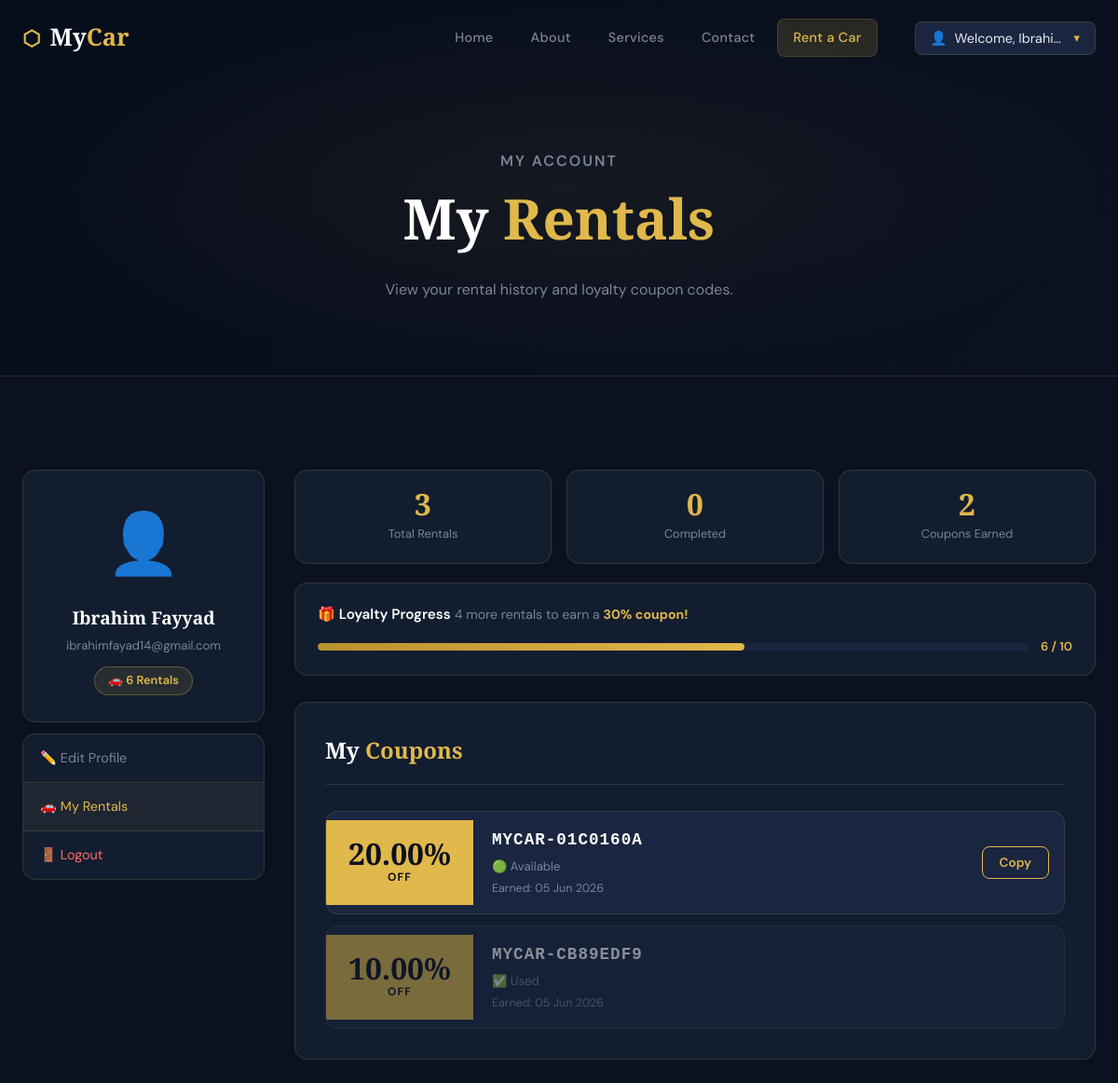
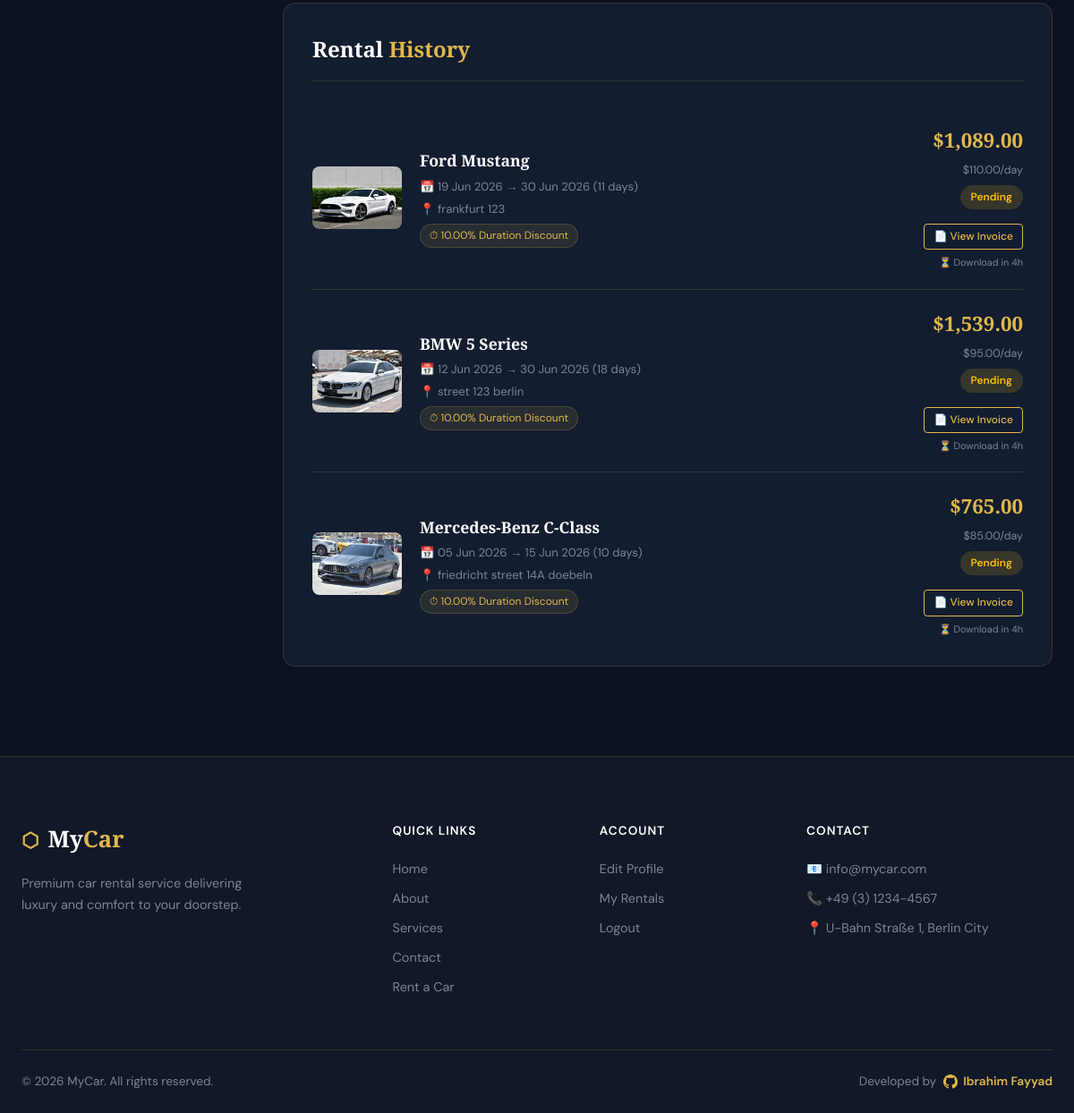
The page /old_rent.php (signed in) on the database its author committed (2 pictures, top to bottom).
### tables this page shows
CREATE TABLE IF NOT EXISTS `users` (
  `id` int NOT NULL AUTO_INCREMENT,
  `full_name` varchar(100) NOT NULL,
  `email` varchar(150) NOT NULL,
  `password` varchar(255) NOT NULL,
  `phone` varchar(20) DEFAULT NULL,
  `address` text,
  `avatar` varchar(255) DEFAULT 'default.png',
  `total_rents` int DEFAULT '0',
  `created_at` timestamp NULL DEFAULT CURRENT_TIMESTAMP,
  PRIMARY KEY (`id`),
  UNIQUE KEY `email` (`email`)
);

CREATE TABLE IF NOT EXISTS `coupons` (
  `id` int NOT NULL AUTO_INCREMENT,
  `user_id` int NOT NULL,
  `code` varchar(50) NOT NULL,
  `discount_pct` decimal(5,2) NOT NULL,
  `is_used` tinyint(1) DEFAULT '0',
  `created_at` timestamp NULL DEFAULT CURRENT_TIMESTAMP,
  PRIMARY KEY (`id`),
  UNIQUE KEY `code` (`code`),
  KEY `user_id` (`user_id`)
);

CREATE TABLE IF NOT EXISTS `rentals` (
  `id` int NOT NULL AUTO_INCREMENT,
  `user_id` int NOT NULL,
  `car_id` int NOT NULL,
  `start_date` date NOT NULL,
  `end_date` date NOT NULL,
  `total_days` int NOT NULL,
  `price_per_day` decimal(10,2) NOT NULL,
  `duration_discount` decimal(5,2) DEFAULT '0.00',
  `coupon_discount` decimal(5,2) DEFAULT '0.00',
  `coupon_code` varchar(50) DEFAULT NULL,
  `total_price` decimal(10,2) NOT NULL,
  `delivery_address` text,
  `status` enum('pending','active','completed','cancelled') DEFAULT 'pending',
  `created_at` timestamp NULL DEFAULT CURRENT_TIMESTAMP,
  PRIMARY KEY (`id`),
  KEY `user_id` (`user_id`),
  KEY `car_id` (`car_id`)
);

CREATE TABLE IF NOT EXISTS `cars` (
  `id` int NOT NULL AUTO_INCREMENT,
  `brand` varchar(100) NOT NULL,
  `model` varchar(100) NOT NULL,
  `year` year NOT NULL,
  `photo` varchar(255) DEFAULT 'car_default.jpg',
  `price_per_day` decimal(10,2) NOT NULL,
  `seats` int DEFAULT '5',
  `fuel_type` varchar(50) DEFAULT 'Petrol',
  `transmission` varchar(50) DEFAULT 'Automatic',
  `description` text,
  `is_available` tinyint(1) DEFAULT '1',
  `created_at` timestamp NULL DEFAULT CURRENT_TIMESTAMP,
  PRIMARY KEY (`id`)
);

### config.php (called while the page is built, shortened)
<?php
function isLoggedIn() {
    return isset($_SESSION['user_id']);
}
function currentUserId() {
    return $_SESSION['user_id'] ?? null;
}
?>

### old_rent.php (the view, shortened to what this page needs)
<?php
require_once 'config.php';
$userId = currentUserId();
$rentals = mysqli_query($conn,
    "SELECT r.*, c.brand, c.model, c.photo, c.year
     FROM rentals r
     JOIN cars c ON r.car_id = c.id
     WHERE r.user_id = $userId
     ORDER BY r.created_at DESC"
);
$coupons = mysqli_query($conn,
    "SELECT * FROM coupons WHERE user_id = $userId ORDER BY created_at DESC"
);
$totalRentals    = mysqli_num_rows($rentals);
$completedResult = mysqli_query($conn, "SELECT COUNT(*) as cnt FROM rentals WHERE user_id=$userId AND status='completed'");
$completedCount  = mysqli_fetch_assoc($completedResult)['cnt'];
$userResult = mysqli_query($conn, "SELECT total_rents FROM users WHERE id=$userId");
$totalRents = mysqli_fetch_assoc($userResult)['total_rents'];
$nextMilestone = 0;
$nextDiscount  = 0;
if ($totalRents < 3)      { $nextMilestone = 3;  $nextDiscount = 10; }
elseif ($totalRents < 5)  { $nextMilestone = 5;  $nextDiscount = 20; }
elseif ($totalRents < 10) { $nextMilestone = 10; $nextDiscount = 30; }
$activePage = '';
include 'header.php';
?>
<section class="page-hero">
  <div class="container">
    <div class="page-hero-content">
      <p class="section-tag">My Account</p>
      <h1>My <span class="gold-text">Rentals</span></h1>
      <p>View your rental history and loyalty coupon codes.</p>
    </div>
  </div>
</section>
<section class="section">
  <div class="container">
    <div class="profile-grid">
      <div class="profile-sidebar">
        <div class="profile-avatar-box">
          <div class="profile-avatar">👤</div>
          <h3><?= htmlspecialchars($_SESSION['user_name']) ?></h3>
          <p><?= htmlspecialchars($_SESSION['user_email']) ?></p>
          <span class="profile-badge">🚗 <?= $totalRents ?> Rental<?= $totalRents != 1 ? 's' : '' ?></span>
        </div>
        <div class="profile-nav">
          <a href="edit_profile.php" class="profile-nav-item">✏️ Edit Profile</a>
          <a href="old_rent.php"     class="profile-nav-item active">🚗 My Rentals</a>
          <a href="logout.php"       class="profile-nav-item danger">🚪 Logout</a>
        </div>
      </div>
      <div class="profile-content">
        <div class="rent-stats">
          <div class="rent-stat-card">
            <span class="rent-stat-num"><?= $totalRentals ?></span>
            <span class="rent-stat-label">Total Rentals</span>
          </div>
          <div class="rent-stat-card">
            <span class="rent-stat-num"><?= $completedCount ?></span>
            <span class="rent-stat-label">Completed</span>
          </div>
          <div class="rent-stat-card">
            <span class="rent-stat-num"><?= mysqli_num_rows($coupons) ?></span>
            <span class="rent-stat-label">Coupons Earned</span>
          </div>
        </div>
        <?php if ($nextMilestone > 0): ?>
        <div class="loyalty-box">
          <div class="loyalty-info">
            <span class="loyalty-title">🎁 Loyalty Progress</span>
            <span class="loyalty-sub">
              <?= $nextMilestone - $totalRents ?> more rental<?= ($nextMilestone - $totalRents) != 1 ? 's' : '' ?>
              to earn a <strong class="gold-text"><?= $nextDiscount ?>% coupon!</strong>
            </span>
          </div>
          <div class="loyalty-bar-wrap">
            <div class="loyalty-bar">
              <div class="loyalty-fill" style="width: <?= round(($totalRents / $nextMilestone) * 100) ?>%"></div>
            </div>
            <span class="loyalty-count"><?= $totalRents ?> / <?= $nextMilestone ?></span>
          </div>
        </div>
        <?php else: ?>
        <div class="loyalty-box">
          <span class="loyalty-title">🏆 Maximum loyalty level reached! Enjoy your 30% coupons.</span>
        </div>
        <?php endif; ?>
        <?php
        mysqli_data_seek($coupons, 0);
        $couponCount = mysqli_num_rows($coupons);
        ?>
        <?php if ($couponCount > 0): ?>
        <div class="profile-card" style="margin-top: 28px;">
          <h2 class="profile-card-title">My <span class="gold-text">Coupons</span></h2>
          <div class="coupons-grid">
            <?php while ($coupon = mysqli_fetch_assoc($coupons)): ?>
            <div class="coupon-card <?= $coupon['is_used'] ? 'used' : '' ?>">
              <div class="coupon-left">
                <span class="coupon-pct"><?= $coupon['discount_pct'] ?>%</span>
                <span class="coupon-off">OFF</span>
              </div>
              <div class="coupon-right">
                <span class="coupon-code"><?= htmlspecialchars($coupon['code']) ?></span>
                <span class="coupon-status"><?= $coupon['is_used'] ? '✅ Used' : '🟢 Available' ?></span>
                <span class="coupon-date">Earned: <?= date('d M Y', strtotime($coupon['created_at'])) ?></span>
              </div>
              <?php if (!$coupon['is_used']): ?>
              <button class="copy-btn" onclick="copyCode('<?= htmlspecialchars($coupon['code']) ?>', this)">Copy</button>
              <?php endif; ?>
            </div>
            <?php endwhile; ?>
          </div>
        </div>
        <?php endif; ?>
        <div class="profile-card" style="margin-top: 28px;">
          <h2 class="profile-card-title">Rental <span class="gold-text">History</span></h2>
          <?php if ($totalRentals > 0):
            mysqli_data_seek($rentals, 0);
            while ($rent = mysqli_fetch_assoc($rentals)):
              $statusClass = [
                'pending'   => 'status-pending',
                'active'    => 'status-active',
                'completed' => 'status-completed',
                'cancelled' => 'status-cancelled',
              ][$rent['status']] ?? '';
          ?>
          <div class="rent-history-card">
            <div class="rent-car-img">
              <img src="images/<?= $rent['car_id'] ?>.jpg"
                   alt="<?= htmlspecialchars($rent['brand'] . ' ' . $rent['model']) ?>"
                   onerror="this.src='images/default.jpg'">
            </div>
            <div class="rent-car-info">
              <h3><?= htmlspecialchars($rent['brand'] . ' ' . $rent['model']) ?></h3>
              <p class="rent-dates">
                📅 <?= date('d M Y', strtotime($rent['start_date'])) ?>
                → <?= date('d M Y', strtotime($rent['end_date'])) ?>
                (<?= $rent['total_days'] ?> days)
              </p>
              <?php if ($rent['delivery_address']): ?>
              <p class="rent-address">📍 <?= htmlspecialchars($rent['delivery_address']) ?></p>
              <?php endif; ?>
              <div class="rent-discounts">
                <?php if ($rent['duration_discount'] > 0): ?>
                  <span class="disc-tag">⏱ <?= $rent['duration_discount'] ?>% Duration Discount</span>
                <?php endif; ?>
              </div>
            </div>
            <div class="rent-car-price">
              <span class="rent-total">$<?= number_format($rent['total_price'], 2) ?></span>
              <span class="rent-per-day">$<?= number_format($rent['price_per_day'], 2) ?>/day</span>
              <span class="rent-status <?= $statusClass ?>"><?= ucfirst($rent['status']) ?></span>
              <div class="invoice-links" style="margin-top: 10px; display: flex; flex-direction: column; gap: 6px; align-items: flex-end;">
                <a href="invoice.php?id=<?= $rent['id'] ?>" class="btn-invoice view" target="_blank">📄 View Invoice</a>
                <?php
                $createdTime = strtotime($rent['created_at']);
                $timeDiff = time() - $createdTime;
                $canDownload = ($timeDiff >= 86400);
                if ($canDownload):
                ?>
                  <a href="invoice.php?id=<?= $rent['id'] ?>&download=1" class="btn-invoice download">📥 Download</a>
                <?php else:
                  $timeLeft = 86400 - $timeDiff;
                  $hoursLeft = ceil($timeLeft / 3600);
                ?>
                  <span style="font-size:0.68rem; color:var(--muted); text-align:right;" title="Available to download 24 hours after booking">⏳ Download in <?= $hoursLeft ?>h</span>
                <?php endif; ?>
              </div>
            </div>
          </div>
          <?php endwhile; ?>
          <?php endif; ?>
        </div>
      </div>
    </div>
  </div>
</section>
<?php include 'footer.php'; ?>

### header.php (shortened to what this page needs)
<!DOCTYPE html>
<html lang="en">
<head>
  <link rel="stylesheet" href="style.css">
</head>
<body>
<header class="header" id="header">
  <div class="header-inner">
    <a href="index.php" class="logo">
      <span class="logo-icon">⬡</span>
      <span class="logo-text">My<span class="gold">Car</span></span>
    </a>
    <nav class="nav" id="nav">
      <a href="index.php?page=home"     class="nav-link <?= (!isset($activePage) || $activePage == 'home')     ? 'active' : '' ?>">Home</a>
      <a href="index.php?page=about"    class="nav-link <?= (isset($activePage) && $activePage == 'about')    ? 'active' : '' ?>">About</a>
      <a href="index.php?page=services" class="nav-link <?= (isset($activePage) && $activePage == 'services') ? 'active' : '' ?>">Services</a>
      <a href="index.php?page=contact"  class="nav-link <?= (isset($activePage) && $activePage == 'contact')  ? 'active' : '' ?>">Contact</a>
      <a href="rent.php"                class="nav-link nav-rent">Rent a Car</a>
    </nav>
    <div class="auth-area">
      <?php if (isLoggedIn()): ?>
        <div class="user-menu">
          <button class="user-btn" id="userBtn">
            <span class="user-avatar">👤</span>
            <span class="user-name">Welcome, <?= htmlspecialchars($_SESSION['user_name']) ?></span>
            <span class="chevron">▾</span>
          </button>
        </div>
      <?php else: ?>
        <a href="signin.php" class="btn-signin">Sign In</a>
      <?php endif; ?>
    </div>
  </div>
</header>

### footer.php (shortened to what this page needs)
<footer class="footer">
  <div class="container">
    <div class="footer-grid">
      <div class="footer-brand">
        <a href="index.php" class="logo">
          <span class="logo-icon">⬡</span>
          <span class="logo-text">My<span class="gold">Car</span></span>
        </a>
        <p>Premium car rental service delivering luxury and comfort to your doorstep.</p>
      </div>
      <div class="footer-links">
        <h4>Quick Links</h4>
        <a href="index.php?page=home">Home</a>
        <a href="index.php?page=about">About</a>
        <a href="index.php?page=services">Services</a>
        <a href="index.php?page=contact">Contact</a>
        <a href="rent.php">Rent a Car</a>
      </div>
      <div class="footer-links">
        <h4>Account</h4>
        <?php if (isLoggedIn()): ?>
          <a href="edit_profile.php">Edit Profile</a>
          <a href="old_rent.php">My Rentals</a>
          <a href="logout.php">Logout</a>
        <?php else: ?>
          <a href="signin.php">Sign In</a>
          <a href="signin.php?tab=register">Register</a>
        <?php endif; ?>
      </div>
      <div class="footer-contact">
        <h4>Contact</h4>
        <p>📧 info@mycar.com</p>
        <p>📞 +49 (3) 1234-4567</p>
        <p>📍 U-Bahn Straße 1, Berlin City</p>
      </div>
    </div>
    <div class="footer-bottom">
      <div class="footer-bottom-inner">
        <p>© <?= date('Y') ?> MyCar. All rights reserved.</p>
        <p class="developed-by">
          Developed by
          <a href="https://github.com/ibrahimf90" target="_blank" class="github-link">
            Ibrahim Fayyad
          </a>
        </p>
      </div>
    </div>
  </div>
</footer>
</body>
</html>

### rows shown on the page
users: total_rents "6", $nextMilestone-$totalRents "4", total_rents "30", total_rents "10"
coupons: discount_pct "20.00", code "MYCAR-01C0160A", is_used "🟢 Available", created_at "05 Jun 2026"
coupons: discount_pct "10.00", code "MYCAR-CB89EDF9", is_used "✅ Used", created_at "05 Jun 2026"
rentals: shows a picture, car.model "Ford Mustang", start_date "19 Jun 2026", end_date "30 Jun 2026", total_days "11", delivery_address "frankfurt 123", duration_discount "10.00", total_price "1,089.00", price_per_day "110.00", status "Pending"
rentals: shows a picture, car.model "BMW 5 Series", start_date "12 Jun 2026", end_date "30 Jun 2026", total_days "18", delivery_address "street 123 berlin", duration_discount "10.00", total_price "1,539.00", price_per_day "95.00", status "Pending"
rentals: shows a picture, car.model "Mercedes-Benz C-Class", start_date "05 Jun 2026", end_date "15 Jun 2026", total_days "10", delivery_address "friedricht street 14A doebeln", duration_discount "10.00", total_price "765.00", price_per_day "85.00", status "Pending"

### other values the page prints
$_SESSION['user_name'] "Ibrahi…"
$_SESSION['user_name'] "Ibrahim Fayyad"
$_SESSION['user_email'] "ibrahimfayad14@gmail.com"
$totalRentals "3"
$completedCount "0"
mysqli_num_rows($coupons) "2"
